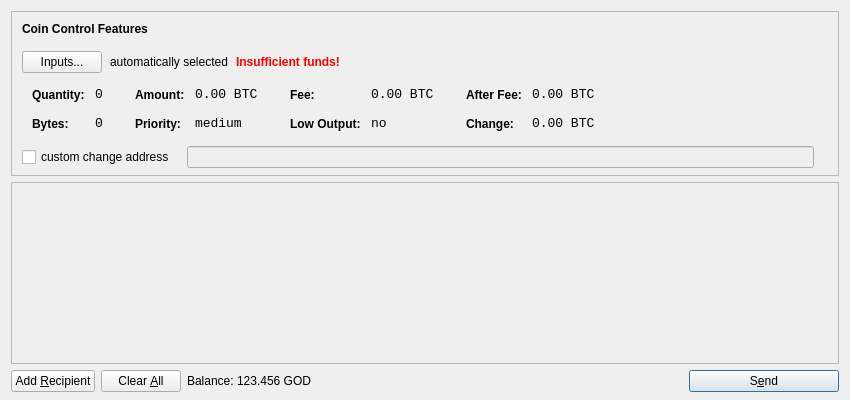
<?xml version="1.0" encoding="UTF-8"?>
<ui version="4.0">
 <class>SendCoinsDialog</class>
 <widget class="QDialog" name="SendCoinsDialog">
  <property name="geometry">
   <rect>
    <x>0</x>
    <y>0</y>
    <width>850</width>
    <height>400</height>
   </rect>
  </property>
  <property name="windowTitle">
   <string>Send Coins</string>
  </property>
  <layout class="QVBoxLayout" name="verticalLayout" stretch="0,1,0">
   <property name="bottomMargin">
    <number>8</number>
   </property>
   <item>
    <widget class="QFrame" name="frameCoinControl">
     <property name="sizePolicy">
      <sizepolicy hsizetype="Expanding" vsizetype="Expanding">
       <horstretch>0</horstretch>
       <verstretch>0</verstretch>
      </sizepolicy>
     </property>
     <property name="maximumSize">
      <size>
       <width>16777215</width>
       <height>16777215</height>
      </size>
     </property>
     <property name="frameShape">
      <enum>QFrame::StyledPanel</enum>
     </property>
     <property name="frameShadow">
      <enum>QFrame::Sunken</enum>
     </property>
     <layout class="QVBoxLayout" name="verticalLayoutCoinControl2">
      <property name="spacing">
       <number>-1</number>
      </property>
      <property name="leftMargin">
       <number>0</number>
      </property>
      <property name="topMargin">
       <number>0</number>
      </property>
      <property name="rightMargin">
       <number>0</number>
      </property>
      <property name="bottomMargin">
       <number>6</number>
      </property>
      <item>
       <layout class="QVBoxLayout" name="verticalLayoutCoinControl" stretch="0,0,0,0,1">
        <property name="spacing">
         <number>0</number>
        </property>
        <property name="leftMargin">
         <number>10</number>
        </property>
        <property name="topMargin">
         <number>10</number>
        </property>
        <item>
         <layout class="QHBoxLayout" name="horizontalLayoutCoinControl1">
          <property name="bottomMargin">
           <number>15</number>
          </property>
          <item>
           <widget class="QLabel" name="labelCoinControlFeatures">
            <property name="sizePolicy">
             <sizepolicy hsizetype="Preferred" vsizetype="Maximum">
              <horstretch>0</horstretch>
              <verstretch>0</verstretch>
             </sizepolicy>
            </property>
            <property name="font">
             <font>
              <weight>75</weight>
              <bold>true</bold>
             </font>
            </property>
            <property name="styleSheet">
             <string notr="true">font-weight:bold;</string>
            </property>
            <property name="text">
             <string>Coin Control Features</string>
            </property>
           </widget>
          </item>
         </layout>
        </item>
        <item>
         <layout class="QHBoxLayout" name="horizontalLayoutCoinControl2" stretch="0,0,0,0">
          <property name="spacing">
           <number>8</number>
          </property>
          <property name="bottomMargin">
           <number>10</number>
          </property>
          <item>
           <widget class="QPushButton" name="pushButtonCoinControl">
            <property name="styleSheet">
             <string notr="true"/>
            </property>
            <property name="text">
             <string>Inputs...</string>
            </property>
           </widget>
          </item>
          <item>
           <widget class="QLabel" name="labelCoinControlAutomaticallySelected">
            <property name="text">
             <string>automatically selected</string>
            </property>
            <property name="margin">
             <number>5</number>
            </property>
           </widget>
          </item>
          <item>
           <widget class="QLabel" name="labelCoinControlInsuffFunds">
            <property name="font">
             <font>
              <weight>75</weight>
              <bold>true</bold>
             </font>
            </property>
            <property name="styleSheet">
             <string notr="true">color:red;font-weight:bold;</string>
            </property>
            <property name="text">
             <string>Insufficient funds!</string>
            </property>
            <property name="margin">
             <number>5</number>
            </property>
           </widget>
          </item>
          <item>
           <spacer name="horizontalSpacerCoinControl">
            <property name="orientation">
             <enum>Qt::Horizontal</enum>
            </property>
            <property name="sizeHint" stdset="0">
             <size>
              <width>40</width>
              <height>1</height>
             </size>
            </property>
           </spacer>
          </item>
         </layout>
        </item>
        <item>
         <widget class="QWidget" name="widgetCoinControl" native="true">
          <property name="sizePolicy">
           <sizepolicy hsizetype="Preferred" vsizetype="Preferred">
            <horstretch>0</horstretch>
            <verstretch>0</verstretch>
           </sizepolicy>
          </property>
          <property name="minimumSize">
           <size>
            <width>0</width>
            <height>0</height>
           </size>
          </property>
          <property name="styleSheet">
           <string notr="true"/>
          </property>
          <layout class="QHBoxLayout" name="horizontalLayoutCoinControl5">
           <property name="margin">
            <number>0</number>
           </property>
           <item>
            <layout class="QHBoxLayout" name="horizontalLayoutCoinControl3" stretch="0,0,0,1">
             <property name="spacing">
              <number>20</number>
             </property>
             <property name="topMargin">
              <number>0</number>
             </property>
             <property name="bottomMargin">
              <number>10</number>
             </property>
             <item>
              <layout class="QFormLayout" name="formLayoutCoinControl1">
               <property name="horizontalSpacing">
                <number>10</number>
               </property>
               <property name="verticalSpacing">
                <number>14</number>
               </property>
               <property name="leftMargin">
                <number>10</number>
               </property>
               <property name="topMargin">
                <number>4</number>
               </property>
               <property name="rightMargin">
                <number>6</number>
               </property>
               <item row="0" column="0">
                <widget class="QLabel" name="labelCoinControlQuantityText">
                 <property name="styleSheet">
                  <string notr="true">font-weight:bold;</string>
                 </property>
                 <property name="text">
                  <string>Quantity:</string>
                 </property>
                 <property name="margin">
                  <number>0</number>
                 </property>
                </widget>
               </item>
               <item row="0" column="1">
                <widget class="QLabel" name="labelCoinControlQuantity">
                 <property name="font">
                  <font>
                   <family>Monospace</family>
                   <pointsize>10</pointsize>
                  </font>
                 </property>
                 <property name="cursor">
                  <cursorShape>IBeamCursor</cursorShape>
                 </property>
                 <property name="contextMenuPolicy">
                  <enum>Qt::ActionsContextMenu</enum>
                 </property>
                 <property name="text">
                  <string notr="true">0</string>
                 </property>
                 <property name="margin">
                  <number>0</number>
                 </property>
                 <property name="textInteractionFlags">
                  <set>Qt::LinksAccessibleByMouse|Qt::TextSelectableByKeyboard|Qt::TextSelectableByMouse</set>
                 </property>
                </widget>
               </item>
               <item row="1" column="0">
                <widget class="QLabel" name="labelCoinControlBytesText">
                 <property name="styleSheet">
                  <string notr="true">font-weight:bold;</string>
                 </property>
                 <property name="text">
                  <string>Bytes:</string>
                 </property>
                </widget>
               </item>
               <item row="1" column="1">
                <widget class="QLabel" name="labelCoinControlBytes">
                 <property name="font">
                  <font>
                   <family>Monospace</family>
                   <pointsize>10</pointsize>
                  </font>
                 </property>
                 <property name="cursor">
                  <cursorShape>IBeamCursor</cursorShape>
                 </property>
                 <property name="contextMenuPolicy">
                  <enum>Qt::ActionsContextMenu</enum>
                 </property>
                 <property name="text">
                  <string notr="true">0</string>
                 </property>
                 <property name="textInteractionFlags">
                  <set>Qt::LinksAccessibleByMouse|Qt::TextSelectableByKeyboard|Qt::TextSelectableByMouse</set>
                 </property>
                </widget>
               </item>
              </layout>
             </item>
             <item>
              <layout class="QFormLayout" name="formLayoutCoinControl2">
               <property name="horizontalSpacing">
                <number>10</number>
               </property>
               <property name="verticalSpacing">
                <number>14</number>
               </property>
               <property name="leftMargin">
                <number>6</number>
               </property>
               <property name="topMargin">
                <number>4</number>
               </property>
               <property name="rightMargin">
                <number>6</number>
               </property>
               <item row="0" column="0">
                <widget class="QLabel" name="labelCoinControlAmountText">
                 <property name="styleSheet">
                  <string notr="true">font-weight:bold;</string>
                 </property>
                 <property name="text">
                  <string>Amount:</string>
                 </property>
                 <property name="margin">
                  <number>0</number>
                 </property>
                </widget>
               </item>
               <item row="0" column="1">
                <widget class="QLabel" name="labelCoinControlAmount">
                 <property name="font">
                  <font>
                   <family>Monospace</family>
                   <pointsize>10</pointsize>
                  </font>
                 </property>
                 <property name="cursor">
                  <cursorShape>IBeamCursor</cursorShape>
                 </property>
                 <property name="contextMenuPolicy">
                  <enum>Qt::ActionsContextMenu</enum>
                 </property>
                 <property name="text">
                  <string notr="true">0.00 BTC</string>
                 </property>
                 <property name="textInteractionFlags">
                  <set>Qt::LinksAccessibleByMouse|Qt::TextSelectableByKeyboard|Qt::TextSelectableByMouse</set>
                 </property>
                </widget>
               </item>
               <item row="1" column="0">
                <widget class="QLabel" name="labelCoinControlPriorityText">
                 <property name="styleSheet">
                  <string notr="true">font-weight:bold;</string>
                 </property>
                 <property name="text">
                  <string>Priority:</string>
                 </property>
                </widget>
               </item>
               <item row="1" column="1">
                <widget class="QLabel" name="labelCoinControlPriority">
                 <property name="font">
                  <font>
                   <family>Monospace</family>
                   <pointsize>10</pointsize>
                  </font>
                 </property>
                 <property name="cursor">
                  <cursorShape>IBeamCursor</cursorShape>
                 </property>
                 <property name="contextMenuPolicy">
                  <enum>Qt::ActionsContextMenu</enum>
                 </property>
                 <property name="text">
                  <string>medium</string>
                 </property>
                 <property name="textInteractionFlags">
                  <set>Qt::LinksAccessibleByMouse|Qt::TextSelectableByKeyboard|Qt::TextSelectableByMouse</set>
                 </property>
                </widget>
               </item>
              </layout>
             </item>
             <item>
              <layout class="QFormLayout" name="formLayoutCoinControl3">
               <property name="horizontalSpacing">
                <number>10</number>
               </property>
               <property name="verticalSpacing">
                <number>14</number>
               </property>
               <property name="leftMargin">
                <number>6</number>
               </property>
               <property name="topMargin">
                <number>4</number>
               </property>
               <property name="rightMargin">
                <number>6</number>
               </property>
               <item row="0" column="0">
                <widget class="QLabel" name="labelCoinControlFeeText">
                 <property name="styleSheet">
                  <string notr="true">font-weight:bold;</string>
                 </property>
                 <property name="text">
                  <string>Fee:</string>
                 </property>
                 <property name="margin">
                  <number>0</number>
                 </property>
                </widget>
               </item>
               <item row="0" column="1">
                <widget class="QLabel" name="labelCoinControlFee">
                 <property name="font">
                  <font>
                   <family>Monospace</family>
                   <pointsize>10</pointsize>
                  </font>
                 </property>
                 <property name="cursor">
                  <cursorShape>IBeamCursor</cursorShape>
                 </property>
                 <property name="contextMenuPolicy">
                  <enum>Qt::ActionsContextMenu</enum>
                 </property>
                 <property name="text">
                  <string notr="true">0.00 BTC</string>
                 </property>
                 <property name="textInteractionFlags">
                  <set>Qt::LinksAccessibleByMouse|Qt::TextSelectableByKeyboard|Qt::TextSelectableByMouse</set>
                 </property>
                </widget>
               </item>
               <item row="1" column="0">
                <widget class="QLabel" name="labelCoinControlLowOutputText">
                 <property name="styleSheet">
                  <string notr="true">font-weight:bold;</string>
                 </property>
                 <property name="text">
                  <string>Low Output:</string>
                 </property>
                </widget>
               </item>
               <item row="1" column="1">
                <widget class="QLabel" name="labelCoinControlLowOutput">
                 <property name="font">
                  <font>
                   <family>Monospace</family>
                   <pointsize>10</pointsize>
                  </font>
                 </property>
                 <property name="cursor">
                  <cursorShape>IBeamCursor</cursorShape>
                 </property>
                 <property name="contextMenuPolicy">
                  <enum>Qt::ActionsContextMenu</enum>
                 </property>
                 <property name="text">
                  <string>no</string>
                 </property>
                 <property name="textInteractionFlags">
                  <set>Qt::LinksAccessibleByMouse|Qt::TextSelectableByKeyboard|Qt::TextSelectableByMouse</set>
                 </property>
                </widget>
               </item>
              </layout>
             </item>
             <item>
              <layout class="QFormLayout" name="formLayoutCoinControl4">
               <property name="horizontalSpacing">
                <number>10</number>
               </property>
               <property name="verticalSpacing">
                <number>14</number>
               </property>
               <property name="leftMargin">
                <number>6</number>
               </property>
               <property name="topMargin">
                <number>4</number>
               </property>
               <property name="rightMargin">
                <number>6</number>
               </property>
               <item row="0" column="0">
                <widget class="QLabel" name="labelCoinControlAfterFeeText">
                 <property name="styleSheet">
                  <string notr="true">font-weight:bold;</string>
                 </property>
                 <property name="text">
                  <string>After Fee:</string>
                 </property>
                 <property name="margin">
                  <number>0</number>
                 </property>
                </widget>
               </item>
               <item row="0" column="1">
                <widget class="QLabel" name="labelCoinControlAfterFee">
                 <property name="font">
                  <font>
                   <family>Monospace</family>
                   <pointsize>10</pointsize>
                  </font>
                 </property>
                 <property name="cursor">
                  <cursorShape>IBeamCursor</cursorShape>
                 </property>
                 <property name="contextMenuPolicy">
                  <enum>Qt::ActionsContextMenu</enum>
                 </property>
                 <property name="text">
                  <string notr="true">0.00 BTC</string>
                 </property>
                 <property name="textInteractionFlags">
                  <set>Qt::LinksAccessibleByMouse|Qt::TextSelectableByKeyboard|Qt::TextSelectableByMouse</set>
                 </property>
                </widget>
               </item>
               <item row="1" column="0">
                <widget class="QLabel" name="labelCoinControlChangeText">
                 <property name="styleSheet">
                  <string notr="true">font-weight:bold;</string>
                 </property>
                 <property name="text">
                  <string>Change:</string>
                 </property>
                </widget>
               </item>
               <item row="1" column="1">
                <widget class="QLabel" name="labelCoinControlChange">
                 <property name="font">
                  <font>
                   <family>Monospace</family>
                   <pointsize>10</pointsize>
                  </font>
                 </property>
                 <property name="cursor">
                  <cursorShape>IBeamCursor</cursorShape>
                 </property>
                 <property name="contextMenuPolicy">
                  <enum>Qt::ActionsContextMenu</enum>
                 </property>
                 <property name="text">
                  <string notr="true">0.00 BTC</string>
                 </property>
                 <property name="textInteractionFlags">
                  <set>Qt::LinksAccessibleByMouse|Qt::TextSelectableByKeyboard|Qt::TextSelectableByMouse</set>
                 </property>
                </widget>
               </item>
              </layout>
             </item>
            </layout>
           </item>
          </layout>
         </widget>
        </item>
        <item>
         <layout class="QHBoxLayout" name="horizontalLayoutCoinControl4" stretch="0,0,0">
          <property name="spacing">
           <number>12</number>
          </property>
          <property name="sizeConstraint">
           <enum>QLayout::SetDefaultConstraint</enum>
          </property>
          <property name="topMargin">
           <number>5</number>
          </property>
          <property name="rightMargin">
           <number>5</number>
          </property>
          <item>
           <widget class="QCheckBox" name="checkBoxCoinControlChange">
            <property name="text">
             <string>custom change address</string>
            </property>
           </widget>
          </item>
          <item>
           <widget class="QLineEdit" name="lineEditCoinControlChange">
            <property name="enabled">
             <bool>false</bool>
            </property>
            <property name="sizePolicy">
             <sizepolicy hsizetype="Expanding" vsizetype="Fixed">
              <horstretch>0</horstretch>
              <verstretch>0</verstretch>
             </sizepolicy>
            </property>
           </widget>
          </item>
          <item>
           <widget class="QLabel" name="labelCoinControlChangeLabel">
            <property name="sizePolicy">
             <sizepolicy hsizetype="Preferred" vsizetype="Expanding">
              <horstretch>0</horstretch>
              <verstretch>0</verstretch>
             </sizepolicy>
            </property>
            <property name="minimumSize">
             <size>
              <width>0</width>
              <height>0</height>
             </size>
            </property>
            <property name="text">
             <string/>
            </property>
            <property name="margin">
             <number>3</number>
            </property>
           </widget>
          </item>
         </layout>
        </item>
        <item>
         <spacer name="verticalSpacerCoinControl">
          <property name="orientation">
           <enum>Qt::Vertical</enum>
          </property>
          <property name="sizeHint" stdset="0">
           <size>
            <width>800</width>
            <height>1</height>
           </size>
          </property>
         </spacer>
        </item>
       </layout>
      </item>
     </layout>
    </widget>
   </item>
   <item>
    <widget class="QScrollArea" name="scrollArea">
     <property name="widgetResizable">
      <bool>true</bool>
     </property>
     <widget class="QWidget" name="scrollAreaWidgetContents">
      <property name="geometry">
       <rect>
        <x>0</x>
        <y>0</y>
        <width>830</width>
        <height>165</height>
       </rect>
      </property>
      <layout class="QVBoxLayout" name="verticalLayout_2">
       <property name="margin">
        <number>0</number>
       </property>
       <item>
        <layout class="QVBoxLayout" name="entries">
         <property name="spacing">
          <number>6</number>
         </property>
        </layout>
       </item>
       <item>
        <spacer name="verticalSpacer">
         <property name="orientation">
          <enum>Qt::Vertical</enum>
         </property>
         <property name="sizeHint" stdset="0">
          <size>
           <width>20</width>
           <height>40</height>
          </size>
         </property>
        </spacer>
       </item>
      </layout>
     </widget>
    </widget>
   </item>
   <item>
    <layout class="QHBoxLayout" name="horizontalLayout">
     <item>
      <widget class="QPushButton" name="addButton">
       <property name="toolTip">
        <string>Send to multiple recipients at once</string>
       </property>
       <property name="text">
        <string>Add &amp;Recipient</string>
       </property>
       <property name="icon">
        <iconset resource="../bitcoin.qrc">
         <normaloff>:/icons/add</normaloff>:/icons/add</iconset>
       </property>
       <property name="autoDefault">
        <bool>false</bool>
       </property>
      </widget>
     </item>
     <item>
      <widget class="QPushButton" name="clearButton">
       <property name="sizePolicy">
        <sizepolicy hsizetype="Minimum" vsizetype="Fixed">
         <horstretch>0</horstretch>
         <verstretch>0</verstretch>
        </sizepolicy>
       </property>
       <property name="toolTip">
        <string>Remove all transaction fields</string>
       </property>
       <property name="text">
        <string>Clear &amp;All</string>
       </property>
       <property name="icon">
        <iconset resource="../bitcoin.qrc">
         <normaloff>:/icons/remove</normaloff>:/icons/remove</iconset>
       </property>
       <property name="autoRepeatDelay">
        <number>300</number>
       </property>
       <property name="autoDefault">
        <bool>false</bool>
       </property>
      </widget>
     </item>
     <item>
      <layout class="QHBoxLayout" name="horizontalLayout_2">
       <property name="spacing">
        <number>3</number>
       </property>
       <item>
        <widget class="QLabel" name="label">
         <property name="text">
          <string>Balance:</string>
         </property>
        </widget>
       </item>
       <item>
        <widget class="QLabel" name="labelBalance">
         <property name="cursor">
          <cursorShape>IBeamCursor</cursorShape>
         </property>
         <property name="text">
          <string>123.456 GOD</string>
         </property>
         <property name="textInteractionFlags">
          <set>Qt::LinksAccessibleByMouse|Qt::TextSelectableByKeyboard|Qt::TextSelectableByMouse</set>
         </property>
        </widget>
       </item>
      </layout>
     </item>
     <item>
      <spacer name="horizontalSpacer">
       <property name="orientation">
        <enum>Qt::Horizontal</enum>
       </property>
       <property name="sizeHint" stdset="0">
        <size>
         <width>40</width>
         <height>20</height>
        </size>
       </property>
      </spacer>
     </item>
     <item>
      <widget class="QPushButton" name="sendButton">
       <property name="minimumSize">
        <size>
         <width>150</width>
         <height>0</height>
        </size>
       </property>
       <property name="toolTip">
        <string>Confirm the send action</string>
       </property>
       <property name="text">
        <string>S&amp;end</string>
       </property>
       <property name="icon">
        <iconset resource="../bitcoin.qrc">
         <normaloff>:/icons/send</normaloff>:/icons/send</iconset>
       </property>
       <property name="default">
        <bool>true</bool>
       </property>
      </widget>
     </item>
    </layout>
   </item>
  </layout>
 </widget>
 <resources>
  <include location="../bitcoin.qrc"/>
 </resources>
 <connections/>
</ui>
